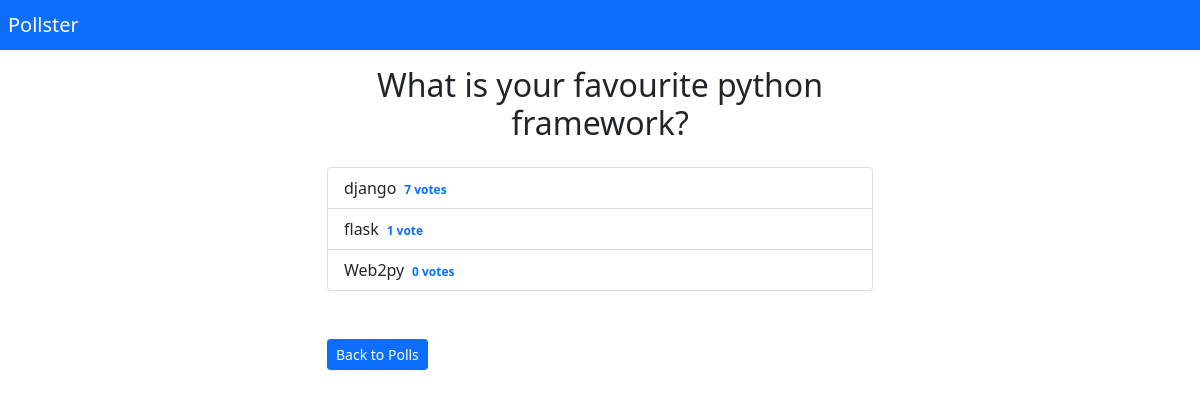
/polls/1/results, run on the app's committed database.
### polls/models.py (models this page shows)
class Question(models.Model):
    question_title=models.CharField(max_length=200)
    pub_date=models.DateTimeField(auto_now_add=True)
    def __str__(self):
        return self.question_title

class Choice(models.Model):
    question = models.ForeignKey(Question,on_delete=models.CASCADE)
    choice_title=models.CharField(max_length=200)
    votes=models.IntegerField(default=0)
    def __str__(self):
        return self.choice_title

### polls/views.py (the view)
# urls.py: path('polls/<int:question_id>/results',polls_views.results,name="results_question"),
def results(request,question_id):
    question=get_object_or_404(Question,pk=question_id)
    choices=question.choice_set.all()
    context={'question':question,'choices':choices}
    return render(request,'polls/results.html',context)

### polls/templates/polls/results.html
{% extends 'polls/base.html' %}
{% block content %}
<h2 class="py-3"><center>{{question}}</h2></center>
<ul class="list-group mb-5">
{% for choice in question.choice_set.all %}
<li class="list-group-item">
{{choice}}<span class="badge badge-warning  text-primary float-right ml-5"> {{choice.votes}} vote{{ choice.votes | pluralize}}</span>
</li>
{% endfor %}
</ul>
<a href="{% url 'list' %}" class="btn btn-primary btn-sm">Back to Polls</a>
{% endblock %}

### data on the page
Question: question_title "What is your favourite python framework?"
Choice: choice_title "django", votes "7", votes|pluralize "s"
Choice: choice_title "flask", votes "1"
Choice: choice_title "Web2py", votes "0", votes|pluralize "s"
